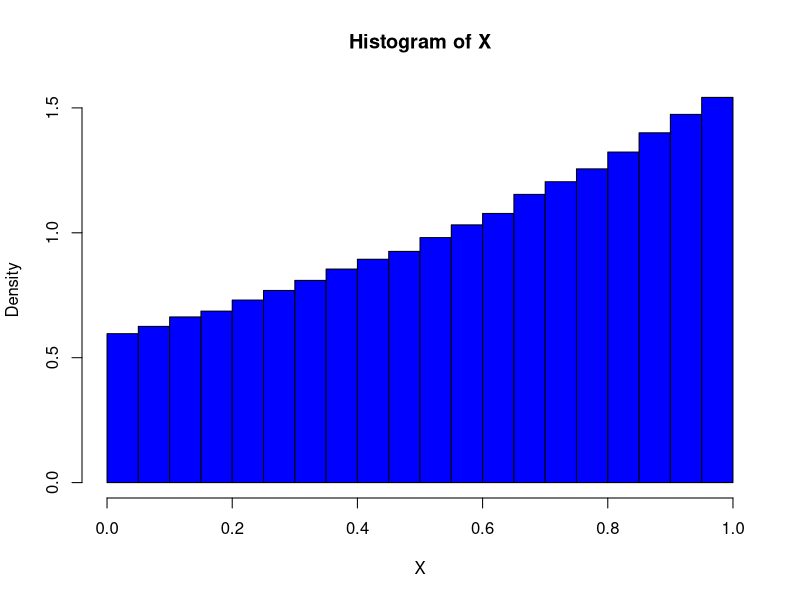
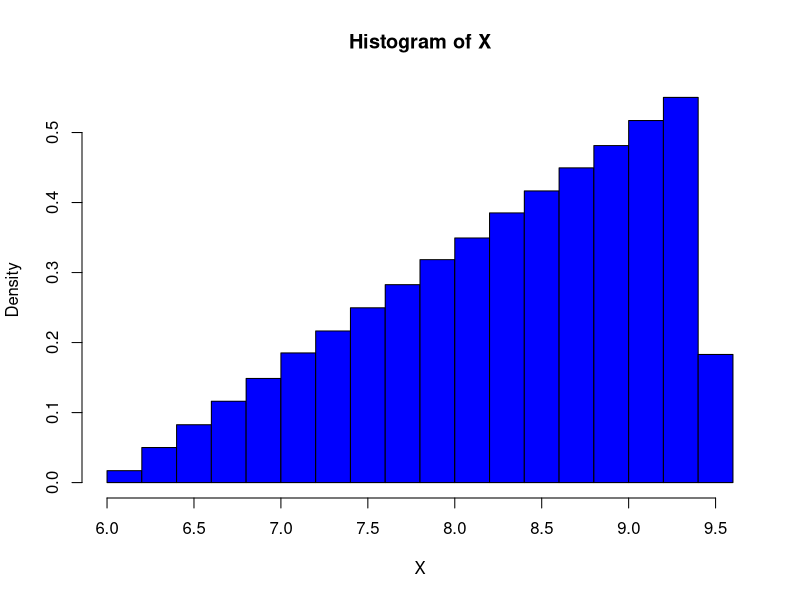
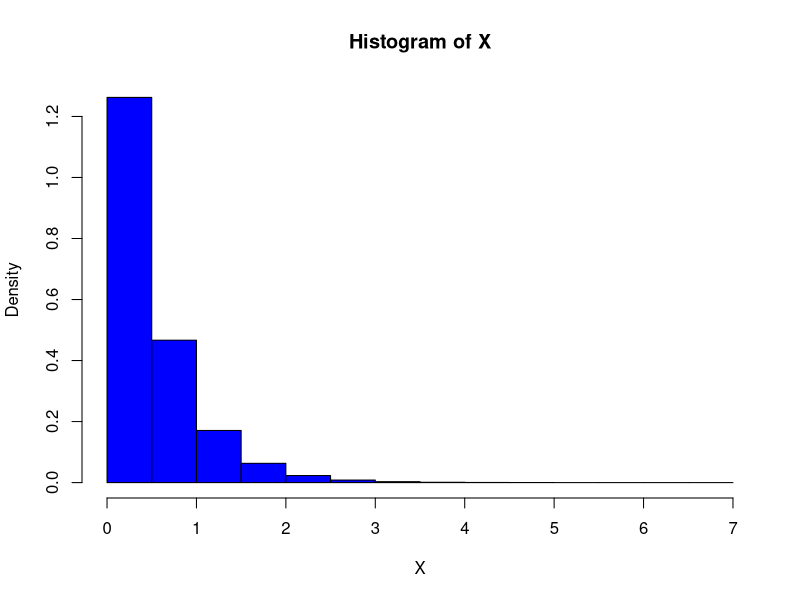

The R script that drew these images, in order:
#Alexandru Olaru 311

#Lista probleme:

#23)
n <- 10^6
u <- runif(n)
X <- log(u*(exp(1)-1)+1)
hist(X,col="blue", freq = F)

#24)
n <- 10^6
u <- runif(n)
ifelse((u>=3/4)&(u<7/2), X <- 1+sqrt(u), ifelse((u>=0)&(u<1/4),X <- 6+2*sqrt(3*u), ifelse(u<0, 0, 1) ))
hist(X,col="blue", freq = F)

#25)

n <- 10^6
u <- runif(n)
ifelse(u<0, X <- 1/2*log(2*u+1), X <- -1/2*log(1-2*u))
hist(X,col="blue", freq = F)

